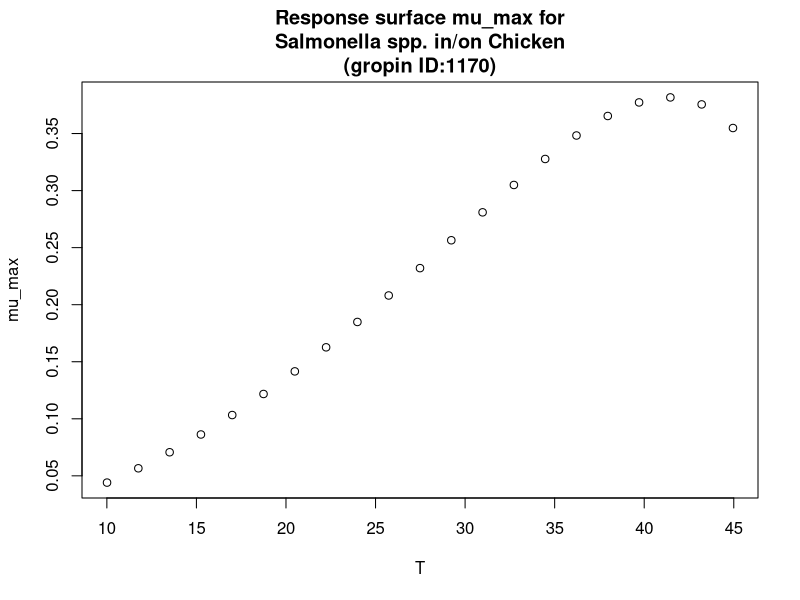

Source code (R):
#############################
# start of Parameter script
#############################
T <- seq(10.01,44.955044955045,length.out=21)
#############################
# end of Parameter script
#############################
############################# 
# start of Model script Gropin ID 1170 
#############################
 
# constant coefficients for this model
 
variables <- data.frame(T)
argumentsPar <- expand.grid(variables)
 
# heart of the model
response_surface <- function(T) {
   mumax <-0.00026*((T+3.04)^2)*(1-exp(0.13*(T-51.86)))

return(mumax=mumax)
} 

# output parameters
mumax <- cbind(argumentsPar,response_surface(argumentsPar['T']))
colnames(mumax) <- c(colnames(argumentsPar),'mumax')
#############################
# End of Model script
#############################
############################# 
# start of Visualisation script Gropin ID 1170 
#############################
plot(T,mumax$mumax,
                          xlab='T',
                          ylab='mu_max',main='Response surface mu_max for
Salmonella spp. in/on Chicken
(gropin ID:1170)')
#############################
# End of Visualisation script
#############################
